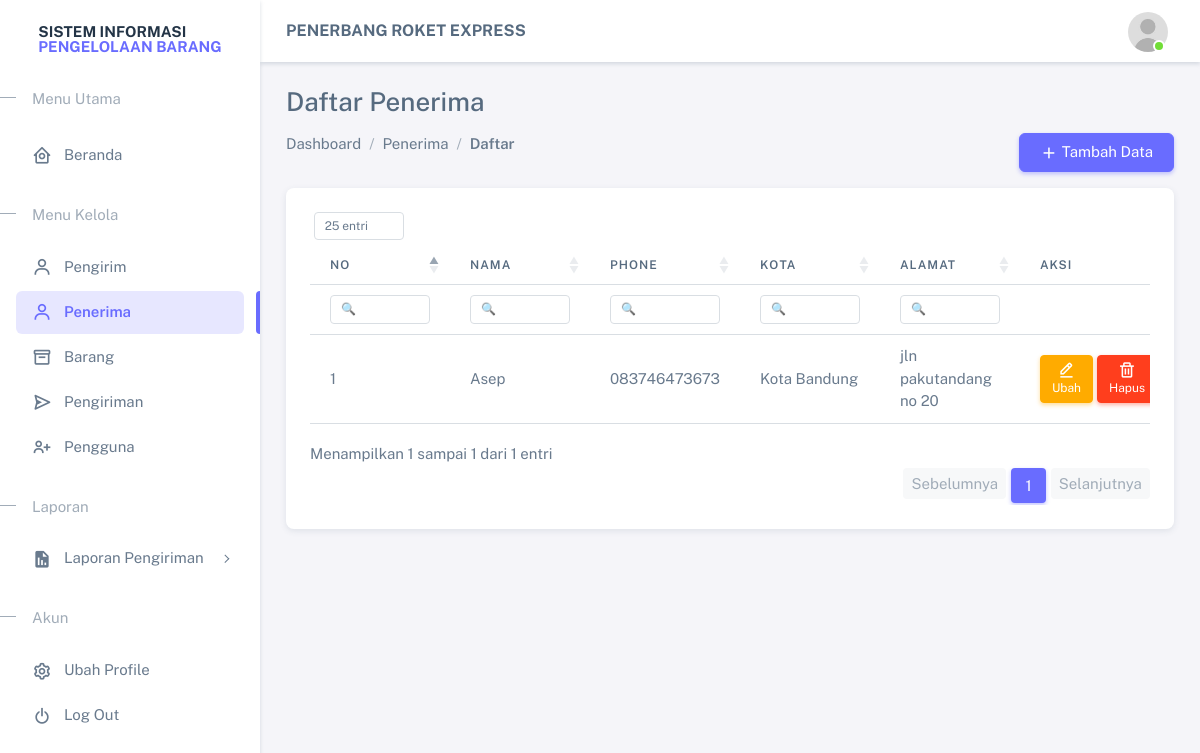
Screenshot of /pages/receivers/index.php (signed in) with the database file from the repository.
### tables this page shows
CREATE TABLE IF NOT EXISTS `receivers` (
  `id` int NOT NULL AUTO_INCREMENT,
  `name` varchar(255) NOT NULL,
  `phone` varchar(255) NOT NULL,
  `address` varchar(255) NOT NULL,
  `city` varchar(255) NOT NULL,
  PRIMARY KEY (`id`)
);

### app/function/function.php (called while the page is built, shortened)
<?php
require_once __DIR__ . '/../connection.php';
function query($sql, $params = [])
{
    global $conn;
    if (empty($params)) {
        $result = mysqli_query($conn, $sql);
        $rows = [];
        while ($row = mysqli_fetch_object($result)) {
            $rows[] = $row;
        }
        return $rows;
    }
    $rows = [];
    return $rows;
}

### pages/receivers/index.php (the view, shortened to what this page needs)
<?php
require('./../../app/function/function.php');
include('./../../views/layouts/main-header.php');
?>
<div class="card">
    <div class="d-flex align-items-end row">
        <div class="col-sm-12">
            <div class="card-body">
                <div class="table-responsive">
                    <table class="table datatable" style="width: 100%;">
                        <thead>
                            <tr>
                                <th width="5%">No</th>
                                <th>Nama</th>
                                <th>Phone</th>
                                <th>Kota</th>
                                <th>Alamat</th>
                                <th width="20%">Aksi</th>
                            </tr>
                        </thead>
                        <tbody>
                            <?php
                            $no = 1;
                            $receivers = query("SELECT * FROM receivers");
                            ?>
                            <?php foreach ($receivers as $receiver): ?>
                                <tr>
                                    <td><?= $no++ ?></td>
                                    <td><?= $receiver->name ?></td>
                                    <td><?= $receiver->phone ?></td>
                                    <td><?= $receiver->city ?></td>
                                    <td><?= $receiver->address ?></td>
                                    <td class="text-end">
                                        <div class="d-flex gap-1">
                                            <a class="btn btn-sm btn-warning" href="edit.php?id=<?= $receiver->id ?>">
                                                <i class="bx bx-edit-alt"></i>Ubah
                                            </a>
                                            <button type="button" data-action="delete.php?id=<?= $receiver->id ?>"
                                                data-confirm-text="Anda yakin menghapus data Penerima ini?"
                                                class="btn btn-sm btn-danger btn-delete">
                                                <i class="bx bx-trash"></i>Hapus
                                            </button>
                                        </div>
                                    </td>
                                </tr>
                            <?php endforeach; ?>
                        </tbody>
                    </table>
                </div>
            </div>
        </div>
    </div>
</div>
<?php include('./../../views/layouts/main-footer.php') ?>

### rows the page displays
receivers: name "Asep", phone "083746473673", city "Kota Bandung", address "jln pakutandang no 20"

### other values shown
$title "Daftar Penerima"
$item['label'] "Dashboard"
$item['label'] "Penerima"
$item['label'] "Daftar"
$button['text'] "Tambah Data"
